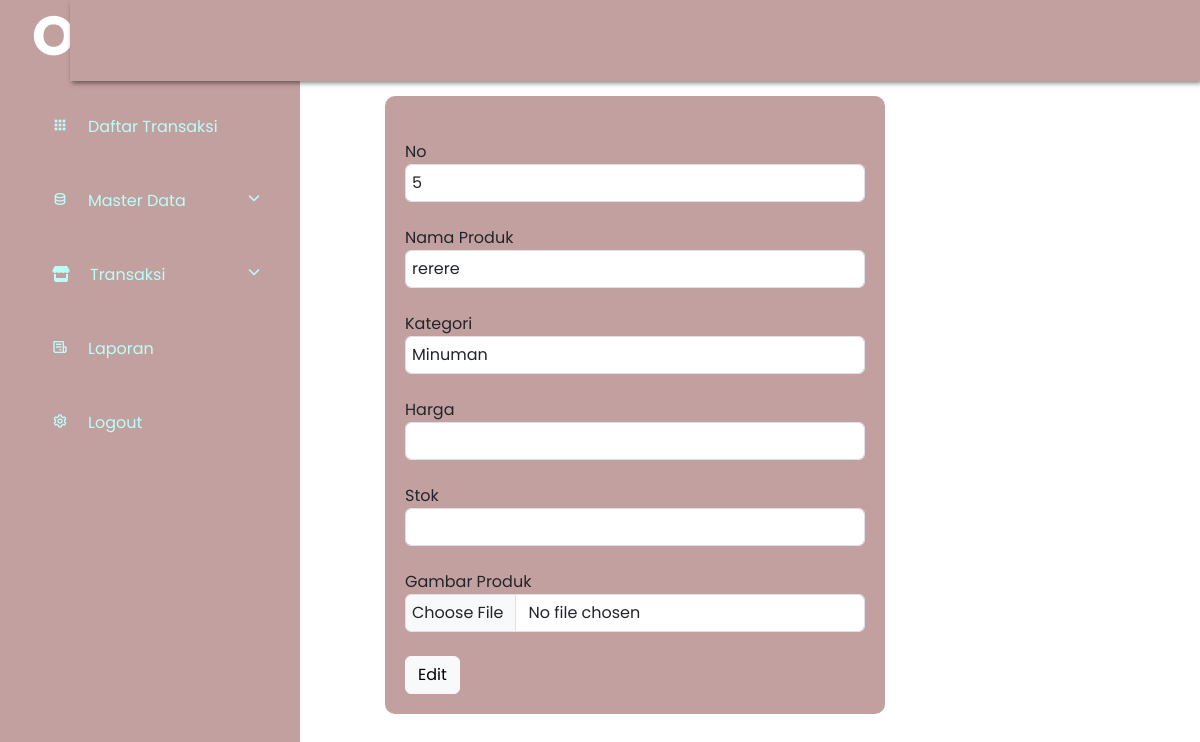
Page /admin/home.php?halaman=menu-edit&id=5 on the earlier database version.
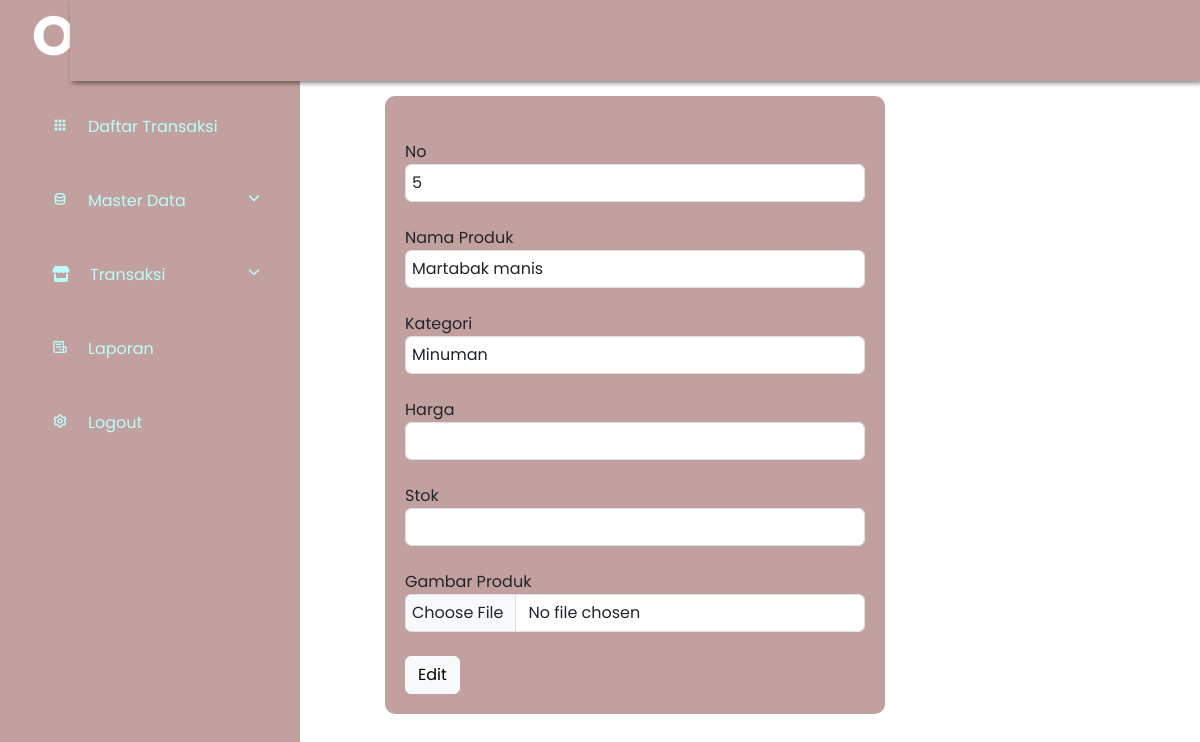
Same page on the later database version.
### tables this page shows
CREATE TABLE `menus` (
  `id` int(11) NOT NULL,
  `nama_menu` varchar(100) NOT NULL,
  `harga` int(100) NOT NULL,
  `gambar` text NOT NULL,
  `stock` int(11) NOT NULL,
  `kategori_id` int(11) NOT NULL
);

### admin/menu_edit_form.php (the view, shortened to what this page needs)
<?php
    include "../koneksi.php";
    $id = $_GET["id"];
    $sql = "SELECT * FROM menus WHERE id='$id'";
    $edit = $conn->query($sql);
?>
<?php
    while($row=$edit->fetch_assoc()){
?>
<div class="edit mt-5">
<form method="post" action="" enctype="multipart/form-data" >
      <section class="base mt-4">
        <div class="my-4">
          <label>No</label>
          <input type="text" class="form-control" name="id" autofocus="" required="" value="<?php echo $row['id'];?>"/>
        </div>
        <div class="my-4">
          <label>Nama Produk</label>
          <input type="text" class="form-control" name="nama_menu" autofocus="" required="" value="<?php echo $row['nama_menu']?>"/>
        </div>
        <div class="my-4">
            <label>Kategori</label>
            <select name="kategori" id="" class="form-control">
            <?php $result = $conn->query("SELECT * FROM kategoris"); ?>
            <?php while($row = $result->fetch_assoc()) : ?>
                <option value="<?php echo $row['id'] ?>"><?php echo $row['nama'] ?></option>
            <?php endwhile; ?>
            </select>
        </div>
        <div class="my-4">
            <label>Harga</label>
            <input type="text" class="form-control" name="harga" required="" />
        </div>
        <div class="my-4">
            <label>Stok</label>
            <input type="text" class="form-control" name="stock" required="" />
        </div>
        <div class="my-4">
          <label>Gambar Produk</label>
         <input type="file" class="form-control" name="gambar"value="<?php echo $row['gambar'];?> "/>
        </div>
        <button type="submit" name="edit" class="btn btn-light">Edit</button>
        </div>
</div>
<?php
    }
?>

Differences in the rows shown:
changed menus id 5: nama_menu "rerere" → "Martabak manis"
